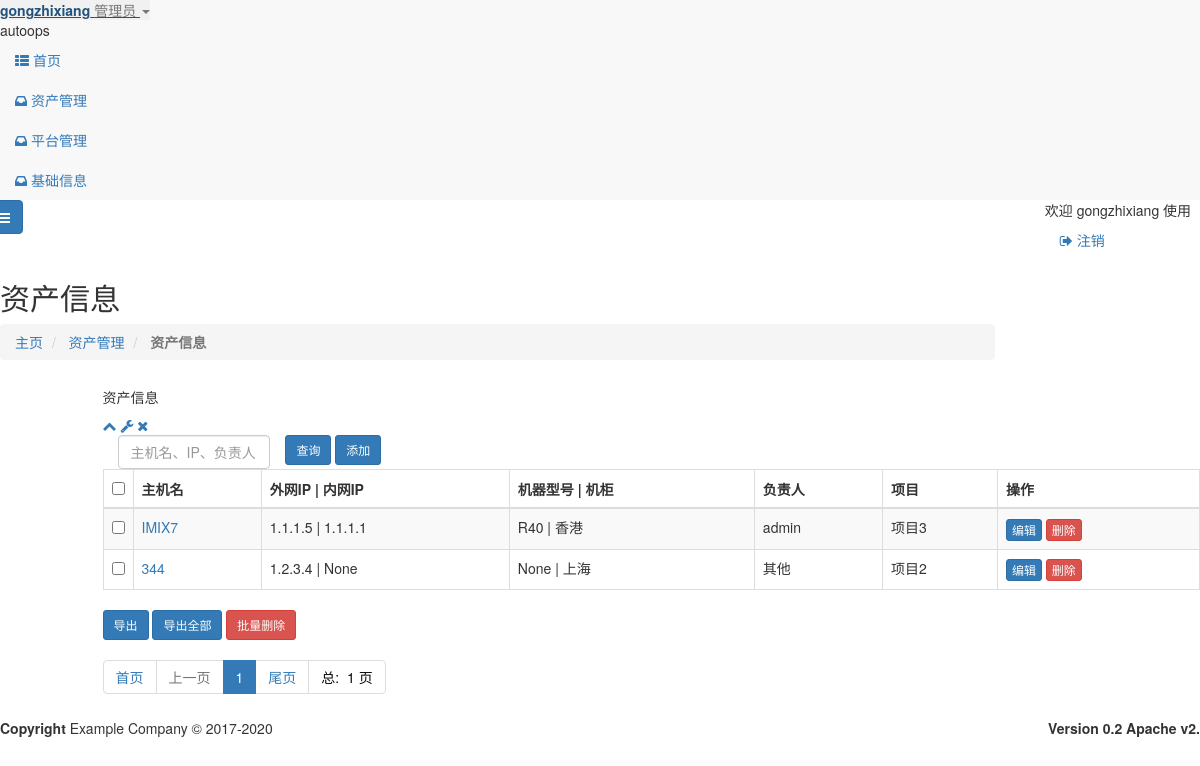
Screenshot of /cmdb/cmdb.html (signed in) with the database file from the repository.
### cmdb/models.py (models this page shows, shortened)
class cmdb(models.Model):
    PLATFORM_CHOICES=(
        ("虚拟机","虚拟机"),
        ("物理机", "物理机"),
        ("其他", "其他"),
    )
    REGION_CHOICES=(
        ("香港",'香港'),
        ("上海",'上海'),
    )
    POWER_CHOICES=(
        ("是",'是'),
        ('否','否'),
    )
    MANAGER_CHOICES=(
        ('admin','admin'),
        ('其他','其他'),
    )
    PROJECT_CHOICES=(
        ('项目1','项目1'),
        ('项目2', '项目2'),
        ('项目3', '项目3'),
        ('其他', '其他')
    )
    id = models.AutoField(primary_key=True,verbose_name="id")
    UID = models.CharField(max_length=128, verbose_name='资产编号',null=True,blank=True)
    PID = models.CharField(max_length=128, verbose_name='序列号',null=True,blank=True)
    hostname = models.CharField(max_length=64, verbose_name='主机名',unique=True)
    network_ip = models.GenericIPAddressField(verbose_name='外网IP', null=True,blank=True)
    inner_ip = models.GenericIPAddressField(verbose_name='内网IP', null=True, blank=True)
    system = models.CharField(max_length=128,verbose_name='系统版本',null=True,blank=True)
    cpu = models.CharField(max_length=64,verbose_name='CPU',null=True,blank=True)
    memory = models.CharField(max_length=64, verbose_name='内存', null=True,blank=True)
    disk = models.CharField(max_length=256,verbose_name="硬盘",null=True,blank=True)
    netinfo = models.CharField(max_length=256,verbose_name="网卡",null=True,blank=True)
    platform =  models.CharField(max_length=128, choices=PLATFORM_CHOICES, verbose_name='机器类型')
    platform_size =  models.CharField(max_length=128, verbose_name='机器型号',null=True,blank=True)
    region =  models.CharField(max_length=128, choices=REGION_CHOICES, verbose_name='机柜名')
    power = models.CharField(max_length=128, choices=POWER_CHOICES, verbose_name='电源冗余')
    manager = models.CharField(max_length=128, choices=MANAGER_CHOICES, verbose_name='负责人')
    use = models.CharField(max_length=128,null=True,blank=True, verbose_name='使用人')
    project = models.CharField(max_length=128, choices=PROJECT_CHOICES, verbose_name='项目')
    ps = models.CharField(max_length=1024,verbose_name="备注（用途）",null=True,blank=True)
    logintype = models.CharField(max_length=1024,verbose_name="登录方式",null=True,blank=True)
    ctime= models.CharField(max_length=64,null=True,verbose_name='申请时间',blank=True)
    utime = models.CharField(max_length=64,null=True,verbose_name='到期时间',blank=True)
    gtime= models.CharField(max_length=64,null=True,verbose_name='上架时间',blank=True)
    otime = models.CharField(max_length=64,null=True,verbose_name='下架时间',blank=True)
    class  Meta:
        db_table ="cmdb"
        verbose_name="资产管理"
        verbose_name_plural = '资产管理'
        permissions = {
            ('read_cmdb',u"只读资产管理"),
        }

### cmdb/views.py (the view)
# urls.py: path('cmdb.html',views.CmdbListAll.as_view(),name='cmdb_list'),
class CmdbListAll(LoginRequiredMixin,ListView):
    template_name = 'cmdb/cmdb.html'
    paginate_by = settings.DISPLAY_PER_PAGE
    model = cmdb
    context_object_name = "cmdb_list"
    ordering = ("id")
    def get_queryset(self):
        if self.request.GET.get('name'):
            query = self.request.GET.get('name', None)
            queryset =super().get_queryset().filter(
                    Q(network_ip=query) | Q(hostname=query) | Q(inner_ip=query) | Q(project=query) | Q(
                            manager=query) | Q(region=query)).order_by('-id')
        else:
            queryset = super().get_queryset()
        return queryset

### templates/cmdb/cmdb.html (shortened to what this page needs)
{% extends "base.html" %}
{% load  static %}
{% block page-content %}
    <div class="row wrapper border-bottom white-bg page-heading ">
        <div class="col-lg-10">
            <h2>资产信息</h2>
            <ol class="breadcrumb">
                <li>
                    <a href="{% url "index" %}">主页</a>
                </li>
                <li>
                    <a>资产管理</a>
                </li>
                <li class="active">
                    <strong>资产信息</strong>
                </li>
            </ol>
        </div>
        <div class="col-lg-2" id="split-left">
        </div>
    </div>
    <div class="wrapper wrapper-content animated fadeInRight">
        <div class="row">
            <div class="col-lg-1" id="split-left">
                <div class="ibox float-e-margins">
                    <div class="ibox-content mailbox-content" style="padding-top: 0">
                        <div class="file-manager ">
                            <div class="clearfix">
                            </div>
                        </div>
                    </div>
                </div>
            </div>
            <div class="col-lg-11" id="split-right">
                <div class="ibox float-e-margins">
                    <div class="ibox-title">
                        <h5>资产信息</h5>
                        <div class="ibox-tools">
                            <a class="collapse-link">
                                <i class="fa fa-chevron-up"></i>
                            </a>
                            <a class="dropdown-toggle" data-toggle="dropdown" href="#">
                                <i class="fa fa-wrench"></i>
                            </a>
                            <a class="close-link">
                                <i class="fa fa-times"></i>
                            </a>
                        </div>
                    </div>
                    <div class="ibox-content">
                        <div class="table-responsive">
                            <form id="cha" class="form-horizontal" action="{% url 'cmdb:cmdb_list' %}" method="GET">
                                <div class="col-md-2"><input type="text" class="form-control" name="name"
                                                             placeholder="主机名、IP、负责人" required></div>
                                <button class="btn btn-sm btn-primary" type="submit">查询</button>
                                <a href="{% url    'cmdb:cmdb_add' %}" class="btn btn-sm btn-primary ">
                                    添加</a>
                            </form>
                            <form id="del_form_cmdb_all" class="form-horizontal  "
                                  action="{% url "cmdb:cmdb_export" %}" method="post">
                                <table class="table table-striped table-bordered table-hover dataTables-cmdb">
                                    <thead>
                                    <tr>
                                        <th width="20"><input type="checkbox" id="CheckedAll"></th>
                                        <th>主机名</th>
                                        <th>外网IP | 内网IP</th>
                                        <th>机器型号 | 机柜</th>
                                        <th>负责人</th>
                                        <th>项目</th>
                                        <th>操作</th>
                                    </tr>
                                    </thead>
                                    <tbody>
                                    {% for   row   in   cmdb_list %}
                                        <tr class="gradeA" id="{{ row.id }}">
                                            <td><input type="checkbox" value="{{ row.id }}" name="id"></td>
                                            <td class="center">
                                                <a href="{% url "cmdb:cmdb_detail" pk=row.id %}">{{ row.hostname }}</a>
                                            </td>
                                            <td class="center">{{ row.network_ip }} | {{ row.inner_ip }}</td>
                                            <td class="center">{{ row.platform_size }} | {{ row.region }}</td>
                                            <td class="center">{{ row.manager }}</td>
                                            <td class="center">{{ row.project }}</td>
                                            <td><a class="btn btn-primary  btn-xs " href="{% url "cmdb:cmdb_update" pk=row.id %}">编辑</a>
                                                <a class="btn btn-danger  btn-xs  cmdb_del">删除</a>
                                            </td>
                                        </tr>
                                    {% endfor %}
                                    </tbody>
                                </table>
                                <button class="btn btn-sm btn-primary" type="submit">导出</button>
                                <a href="{% url "cmdb:cmdb_export"  %}"class="btn btn-sm btn-primary ">导出全部</a>
                                <a class="btn btn-sm btn-danger  cmdb_all_del"
                                >批量删除
                                </a>
                                <div>
                                        <ul class="pagination">
                                            <li><a href="{% url "cmdb:cmdb_list" %}?page=1">首页 </a></li>
                                            {% if  page_obj.has_previous %}
                                                <li>
                                                    <a href="{% url "cmdb:cmdb_list" %}?page={{ page_obj.previous_page_number }}&{{ search_data }}">
                                                        上一页 </a></li>
                                            {% else %}
                                                <li class="disabled"><a> 上一页 </a></li>
                                            {% endif %}
                                            {% for p in paginator.page_range %}
                                                {% if  search_data %}
                                                    {% if p == page_obj.number %}
                                                        <li class="active"><a
                                                                href="{% url "cmdb:cmdb_list" %}?page={{ p }}&{{ search_data }}"> {{ p }} </a>
                                                        </li>
                                                    {% else %}
                                                        <li>
                                                            <a href="{% url "cmdb:cmdb_list" %}?page={{ p }}&{{ search_data }}"> {{ p }} </a>
                                                        </li>
                                                    {% endif %}
                                                {% else %}
                                                    {% if p == page_obj.number %}
                                                        <li class="active"><a
                                                                href="{% url "cmdb:cmdb_list" %}?page={{ p }}"> {{ p }} </a>
                                                        </li>
                                                    {% else %}
                                                        <li>
                                                            <a href="{% url "cmdb:cmdb_list" %}?page={{ p }}"> {{ p }} </a>
                                                        </li>
                                                    {% endif %}
                                                {% endif %}
                                            {% endfor %}
                                            <li>
                                                <a href="{% url "cmdb:cmdb_list" %}?page={{ page_obj.paginator.num_pages }}">尾页 </a>
                                            </li>
                                            <li><span style="color: #0a0a0a">总: &nbsp;{{ page_obj.paginator.num_pages }} 页 </span>
                                            </li>
                                        </ul>
                                </div>
                            </form>
                        </div>
                    </div>
                </div>
            </div>
        </div>
    </div>
{% endblock %}

### templates/_nav.html (shortened to what this page needs)
<nav class="navbar-default navbar-static-side  " role="navigation">
    <div class="sidebar-collapse">
        <ul class="nav metismenu" id="side-menu">
            <li class="nav-header">
                <div class="dropdown profile-element">
                    <a data-toggle="dropdown" class="dropdown-toggle" href="#">
                            <span class="clear"> <span class="block m-t-xs"> <strong
                                    class="font-bold">{{ user }}</strong>
                             </span> <span class="text-muted text-xs block">
                                {% ifequal  user.is_superuser  1 %}
                                    管理员 {% else %} 普通用户 {% endifequal %}
                                <b class="caret"></b></span> </span>
                    </a>
                </div>
                <div class="logo-element">
                    autoops
                </div>
            </li>
            <li>
                <a href="{% url "index" %}"><i class="fa fa-th-list"></i> <span class="nav-label">首页</span>
                </a>
            </li>
            <li>
                <a href="#"><i class="fa fa-inbox"></i> <span class="nav-label">资产管理</span>
                    </a>
            </li>
            <li>
                <a href="#"><i class="fa fa-inbox"></i> <span class="nav-label">平台管理</span>
                    </a>
            </li>
            <li>
                <a href="#"><i class="fa fa-inbox"></i> <span class="nav-label">基础信息</span>
                    </a>
            </li>
        </ul>
    </div>
</nav>

### templates/_navbar-static-top.html
<div class="row border-bottom">
            <nav class="navbar navbar-static-top" role="navigation" style="margin-bottom: 0">
                <div class="navbar-header">
                    <a class="navbar-minimalize minimalize-styl-2 btn btn-primary " href="#"><i class="fa fa-bars"></i> </a>
                </div>
                <ul class="nav navbar-top-links navbar-right">
                    欢迎 {{  user  }} 使用   &nbsp; &nbsp; &nbsp; &nbsp; &nbsp;
                    <li>
                        <a href="">
                            <i class="fa fa-sign-out"></i> 注销
                        </a>
                    </li>
                </ul>
            </nav>
        </div>

### rows the page displays
cmdb: hostname "IMIX7", network_ip "1.1.1.5", inner_ip "1.1.1.1", platform_size "R40", region "香港", manager "admin", project "项目3"
cmdb: hostname "344", network_ip "1.2.3.4", inner_ip "None", platform_size "None", region "上海", manager "其他", project "项目2"

### other values shown
{{ user }} "gongzhixiang"
{{ p }} "1"
{{ page_obj.paginator.num_pages }} "1"
